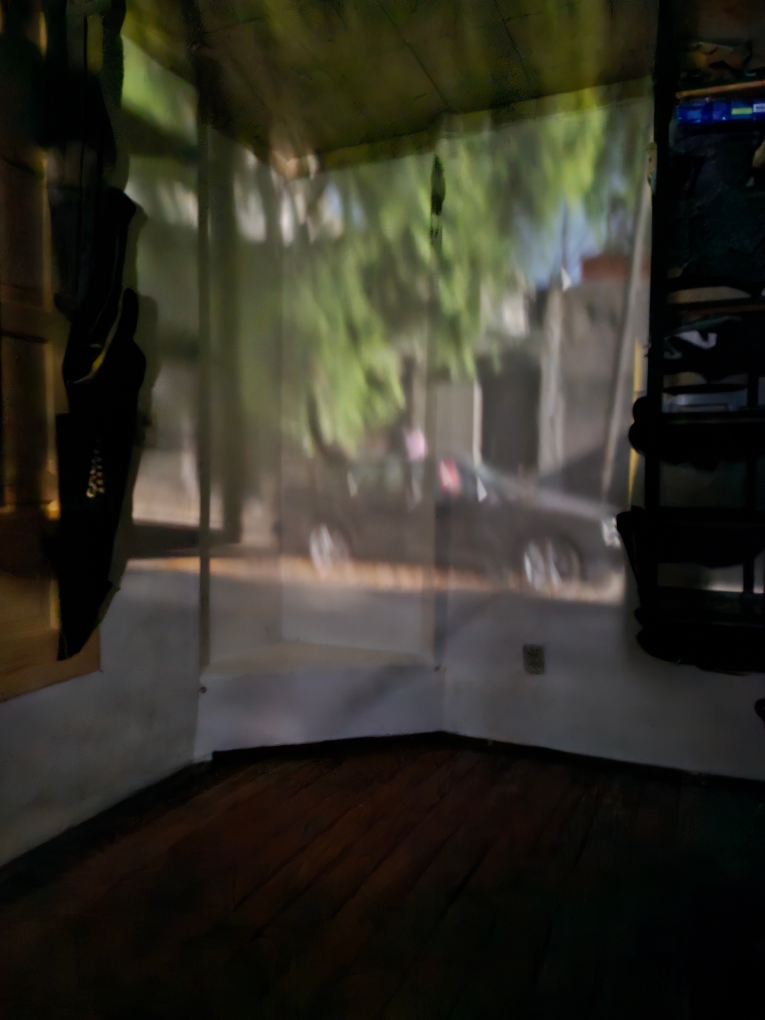
#> input picture 004/003 - LAB/foto de camara oculta editada.JPG, 3060 x 4080 px, found by its file name (shown at 1/4 size)
$ jupyter execute '2026_PDI_PATRICIO_VELASQUEZ_CHRISTIAN_007- recuperacion y preprocesamiento de imagenes propias.ipynb'
#> lines starting #> are read from the running program, lines starting #| are printed output that depends on the picture
# Cuaderno extra: Recuperación y preprocesamiento de imágenes propias

Este cuaderno está pensado para trabajar con una imagen tomada por vos, por ejemplo una captura hecha a partir de la cámara oscura construida con caja de zapatos y bolsa. La idea es recuperar información útil antes de segmentar: mejorar contraste, corregir brillo, recortar la zona importante y reducir ruido.

## Objetivos

- Cargar una imagen propia y describirla.
- Detectar qué problema visual conviene corregir primero.
- Aplicar una o dos operaciones de preprocesamiento con criterio.
- Comparar la imagen original con la versión mejorada.
- Guardar una imagen lista para usar en la actividad integradora.

## Antes de empezar

No todas las imágenes necesitan el mismo tratamiento. En algunas puede convenir mejorar el contraste. En otras, recortar la zona útil. En otras, reducir ruido o corregir una dominante de iluminación.

La pregunta importante no es "qué filtro aplico", sino "qué problema veo en la imagen y qué operación puede ayudarme a resolverlo".

[cell 1]
from pathlib import Path

import cv2
import matplotlib.pyplot as plt
import numpy as np


def cargar_rgb(ruta):
    imagen_bgr = cv2.imread(str(ruta))
#> imagen_bgr is the input picture: shape (4080, 3060, 3); mean B, G, R 37.9, 47.8, 50.1
    if imagen_bgr is None:
        raise FileNotFoundError(f"No se pudo abrir la imagen: {ruta}")
    return cv2.cvtColor(imagen_bgr, cv2.COLOR_BGR2RGB)


def mostrar_imagen(imagen, titulo="Imagen"):
    plt.figure(figsize=(6, 6))
    plt.imshow(imagen, cmap="gray" if imagen.ndim == 2 else None)
    plt.title(titulo)
    plt.axis("off")
    plt.show()


def mostrar_comparacion(original, procesada, titulo_original="Original", titulo_procesada="Procesada"):
    fig, axes = plt.subplots(1, 2, figsize=(12, 5))
    axes[0].imshow(original, cmap="gray" if original.ndim == 2 else None)
    axes[0].set_title(titulo_original)
    axes[0].axis("off")

    axes[1].imshow(procesada, cmap="gray" if procesada.ndim == 2 else None)
    axes[1].set_title(titulo_procesada)
    axes[1].axis("off")

    plt.tight_layout()
    plt.show()


def ajustar_brillo_contraste(imagen_rgb, alpha=1.2, beta=10):
    return cv2.convertScaleAbs(imagen_rgb, alpha=alpha, beta=beta)


def suavizar(imagen_rgb, kernel=5):
    return cv2.GaussianBlur(imagen_rgb, (kernel, kernel), 0)


def mejorar_contraste_clahe(imagen_rgb, clip_limit=2.0, tile=8):
    imagen_lab = cv2.cvtColor(imagen_rgb, cv2.COLOR_RGB2LAB)
    l, a, b = cv2.split(imagen_lab)
    clahe = cv2.createCLAHE(clipLimit=clip_limit, tileGridSize=(tile, tile))
    l_mejorado = clahe.apply(l)
    imagen_lab_mejorada = cv2.merge((l_mejorado, a, b))
    return cv2.cvtColor(imagen_lab_mejorada, cv2.COLOR_LAB2RGB)


def mostrar_histograma_gris(imagen_rgb):
    gris = cv2.cvtColor(imagen_rgb, cv2.COLOR_RGB2GRAY)
    hist, bins = np.histogram(gris.flatten(), bins=256, range=[0, 256])
    plt.figure(figsize=(10, 4))
    plt.plot(bins[:-1], hist, color="black")
    plt.title("Histograma en escala de grises")
    plt.xlabel("Intensidad")
    plt.ylabel("Cantidad de píxeles")
    plt.grid(alpha=0.3)
    plt.xlim(0, 255)
    plt.show()

## Parte 1. Cargá tu imagen

Guardá tu archivo en la misma carpeta del notebook o escribí la ruta completa. Si tu imagen viene de la experiencia con cámara oscura, conviene elegir una captura donde todavía se reconozca bien la escena, aunque tenga poco contraste o zonas oscuras.

[cell 2]
nombre_imagen = "mi_camara_oscura.jpg"
ruta = Path("foto de camara oculta editada.jpg")

imagen_original = cargar_rgb(ruta)

print(f"Archivo cargado: {ruta}")
print(f"Forma: {imagen_original.shape}")
#| Forma: (4080, 3060, 3)
print(f"Tipo de dato: {imagen_original.dtype}")
#| Tipo de dato: uint8

mostrar_imagen(imagen_original, "Imagen original")
mostrar_histograma_gris(imagen_original)
#> in mostrar_histograma_gris, `gris = cv2.cvtColor(imagen_rgb, cv2.COLOR_RGB2GRAY)`:
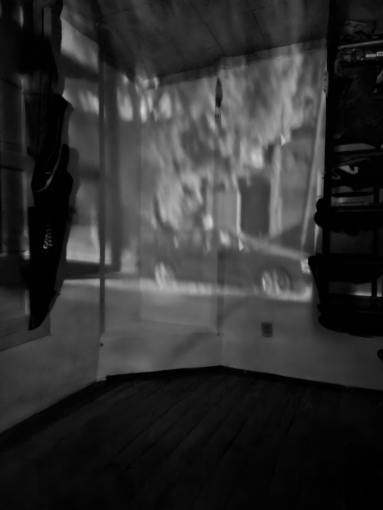
#> gris: shape (4080, 3060) (shown at 1/8 size); min 0, max 217, mean 47.4
#> in mostrar_histograma_gris, `hist, bins = np.histogram(gris.flatten(), bins=256, range=[0, 256])`: hist = 256 values, max 663326 at index 1, min 0 at index 218, mean 48768.8; bins = 257 values from 0 to 256

## Parte 2. Diagnóstico inicial

Escribí qué problema principal ves en la imagen. Algunas posibilidades:

- se ve demasiado oscura,
- tiene poco contraste,
- hay ruido,
- sobra mucho fondo y conviene recortar,
- la zona importante queda poco visible.

[cell 3]
problema_principal = "imagen con poco contraste y fondo innecesario.La zona importante queda poco visible"
hipotesis_mejora = "recortar la zona útil primero y luego mejorar contraste"

print("Problema principal:", problema_principal)
print("Operación que voy a probar primero:", hipotesis_mejora)

## Parte 3. Recorte opcional de la zona útil

Si la imagen tiene mucho fondo innecesario, podés recortar la región más importante antes de mejorarla. Si no necesitás recorte, dejá la imagen completa.

### Ver coordenadas al pasar el mouse
Ejecutá la celda siguiente para ver las coordenadas `x, y` mientras movés el mouse sobre la imagen. Esto te ayudará a elegir los valores de `x1`, `x2`, `y1` y `y2` para recortar el auto y el árbol con mayor precisión.

[cell 4]
# Ajustá estos valores hasta incluir el auto y el árbol.
h, w = imagen_original.shape[:2]
print(f"Tamaño original: alto={h}, ancho={w}")
#| Tamaño original: alto=4080, ancho=3060

y1, y2 = 500, 2600
x1, x2 = 900, 2500

imagen_recortada = imagen_original[y1:y2, x1:x2]

# Dibuja el rectángulo del recorte sobre una copia de la original para que veas la zona exacta
imagen_con_rect = imagen_original.copy()
cv2.rectangle(imagen_con_rect, (x1, y1), (x2, y2), (500, 0, 0), 3)

fig, axes = plt.subplots(1, 2, figsize=(14, 6))
axes[0].imshow(imagen_con_rect)
axes[0].set_title("Original con recorte")
axes[0].axis("off")

axes[1].imshow(imagen_recortada)
axes[1].set_title("Recorte")
axes[1].axis("off")

plt.tight_layout()
plt.show()

[cell 5]
mostrar_histograma_gris(imagen_recortada)
#> in mostrar_histograma_gris (call 2), `gris = cv2.cvtColor(imagen_rgb, cv2.COLOR_RGB2GRAY)`:
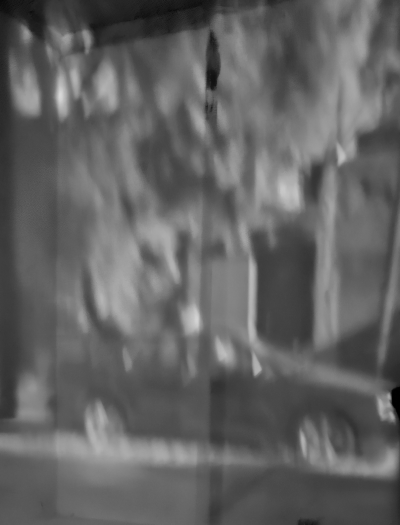
#> gris: shape (2100, 1600) (shown at 1/4 size); min 0, max 217, mean 98.7
#> in mostrar_histograma_gris (call 2), `hist, bins = np.histogram(gris.flatten(), bins=256, range=[0, 256])`: hist = 256 values, max 54919 at index 73, min 0 at index 218, mean 13125

## Parte 4. Probá mejoras de preprocesamiento

Acá tenés tres operaciones posibles. No hace falta usar todas. La idea es que pruebes, compares y decidas cuál te sirve más para preparar la imagen.

[cell 6]
brillo_contraste = ajustar_brillo_contraste(imagen_recortada, alpha=1.3, beta=8)
clahe = mejorar_contraste_clahe(imagen_recortada, clip_limit=2, tile=8)
#> in mejorar_contraste_clahe, `l, a, b = cv2.split(imagen_lab)`:
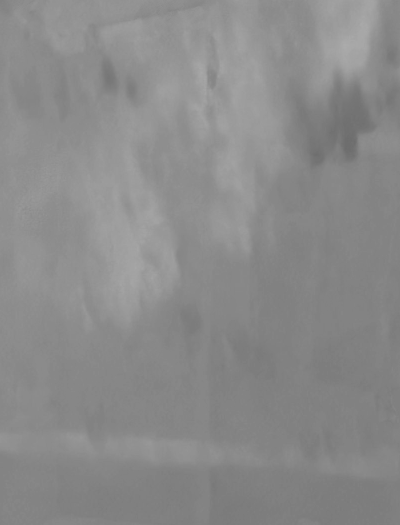
#> b: shape (2100, 1600) (shown at 1/4 size); min 107, max 171, mean 138.2
#> in mejorar_contraste_clahe, `l_mejorado = clahe.apply(l)`:
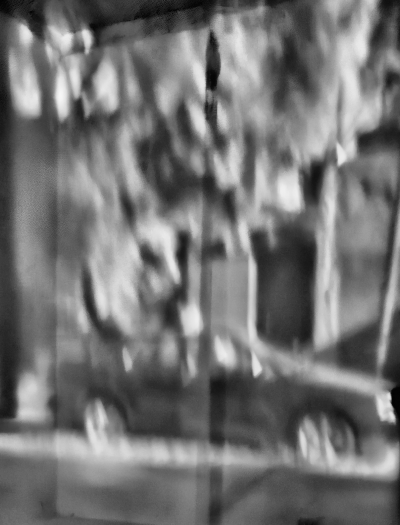
#> l_mejorado: shape (2100, 1600) (shown at 1/4 size); min 1, max 246, mean 114.6
suavizada = suavizar(imagen_recortada, kernel=5)
#> in suavizar, `return cv2.GaussianBlur(imagen_rgb, (kernel, kernel), 0)`:
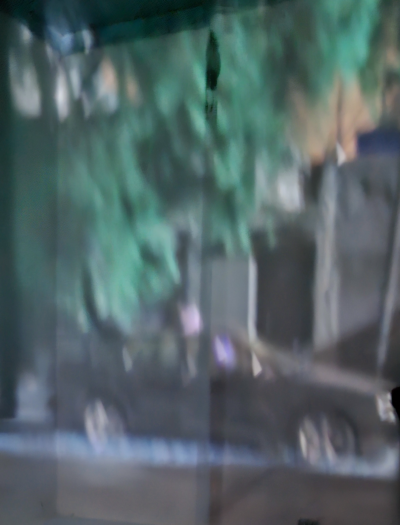
#> returned value: shape (2100, 1600, 3) (shown at 1/4 size); mean of channels 0, 1, 2 102.4, 99.9, 82.4; drawn as B, G, R

fig, axes = plt.subplots(2, 2, figsize=(12, 10))
axes[0,0].imshow(imagen_recortada)
axes[0, 0].set_title("Base para trabajar")
axes[0, 0].axis("off")

axes[0, 1].imshow(brillo_contraste)
axes[0, 1].set_title("Brillo y contraste")
axes[0, 1].axis("off")

axes[1, 0].imshow(clahe)
axes[1, 0].set_title("Mejora local de contraste")
axes[1, 0].axis("off")

axes[1, 1].imshow(suavizada)
axes[1, 1].set_title("Suavizado")
axes[1, 1].axis("off")

plt.tight_layout()
plt.show()

## Parte 5. Elegí una versión final

Elegí cuál de las variantes te conviene conservar como imagen preprocesada. Si querés, también podés combinar operaciones en dos pasos, por ejemplo: primero mejorar contraste y después suavizar.

[cell 7]
# Elegí una opción o combiná operaciones.
imagen_preprocesada = clahe

# Ejemplo de combinación posible:
#imagen_preprocesada = suavizar(ajustar_brillo_contraste(imagen_recortada, alpha=0.8, beta=5), kernel=5)

mostrar_comparacion(imagen_recortada, imagen_preprocesada, "Antes del preprocesamiento", "Versión final elegida")
mostrar_histograma_gris(imagen_preprocesada)
#> in mostrar_histograma_gris (call 3), `hist, bins = np.histogram(gris.flatten(), bins=256, range=[0, 256])`: hist = 256 values, max 31648 at index 78, min 0 at index 0, mean 13125
#> in mostrar_histograma_gris (call 3), `plt.show()`:
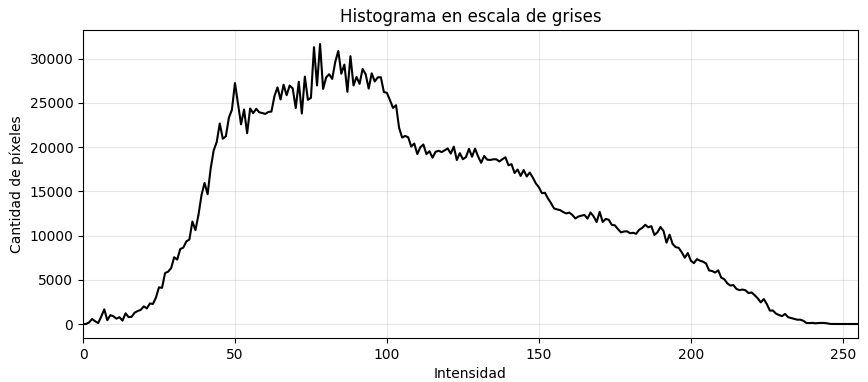
#> figure drawn by matplotlib, 1 panel; curve peaks at x = 78, y = 31648

## Parte 6. Guardá el resultado para la actividad integradora

El objetivo es que el próximo cuaderno pueda tomar esta imagen como punto de partida.

[cell 8]
salida = Path("imagen_preprocesada.png")
cv2.imwrite(str(salida), cv2.cvtColor(imagen_preprocesada, cv2.COLOR_RGB2BGR))
print(f"Imagen guardada en: {salida.resolve()}")

$ run again, with 004/003 - LAB/foto original.jpg copied over 004/003 - LAB/foto de camara oculta editada.JPG
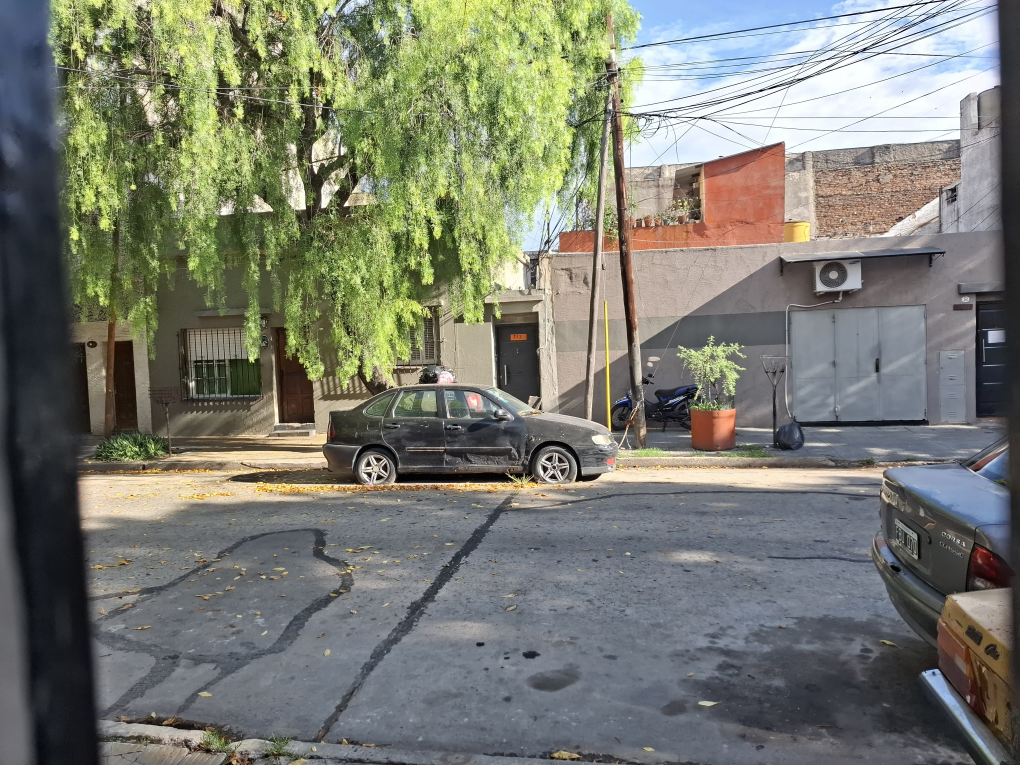
#> input picture 004/003 - LAB/foto original.jpg, 4080 x 3060 px, found by its file name (shown at 1/4 size)
#> in cargar_rgb, imagen_bgr is the input picture: shape (3060, 4080, 3); mean B, G, R 112.2, 123.6, 121.3
#| Forma: (3060, 4080, 3)
#| Tipo de dato: uint8
#> hist = 256 values, max 124512 at index 122, min 824 at index 255, mean 48768.8; bins = 257 values from 0 to 256
#| Tamaño original: alto=3060, ancho=4080
#> in mostrar_histograma_gris (call 2), `gris = cv2.cvtColor(imagen_rgb, cv2.COLOR_RGB2GRAY)`:
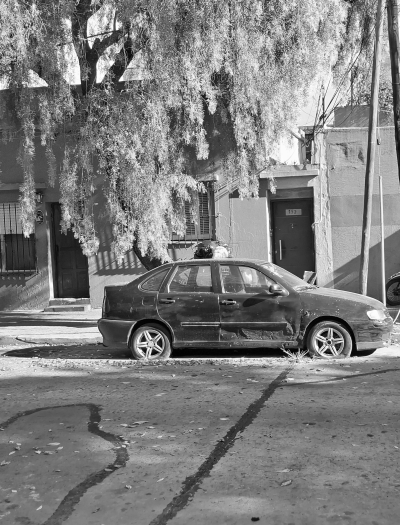
#> gris: shape (2100, 1600) (shown at 1/4 size); min 0, max 255, mean 125.5
#> hist = 256 values, max 34005 at index 124, min 487 at index 255, mean 13125
#> imagen_lab: shape (2100, 1600, 3); mean of channels 0, 1, 2 133.6, 123.7, 139.7
#> imagen_lab_mejorada: shape (2100, 1600, 3); mean of channels 0, 1, 2 129.1, 123.7, 139.7
#> in suavizar, `return cv2.GaussianBlur(imagen_rgb, (kernel, kernel), 0)`:
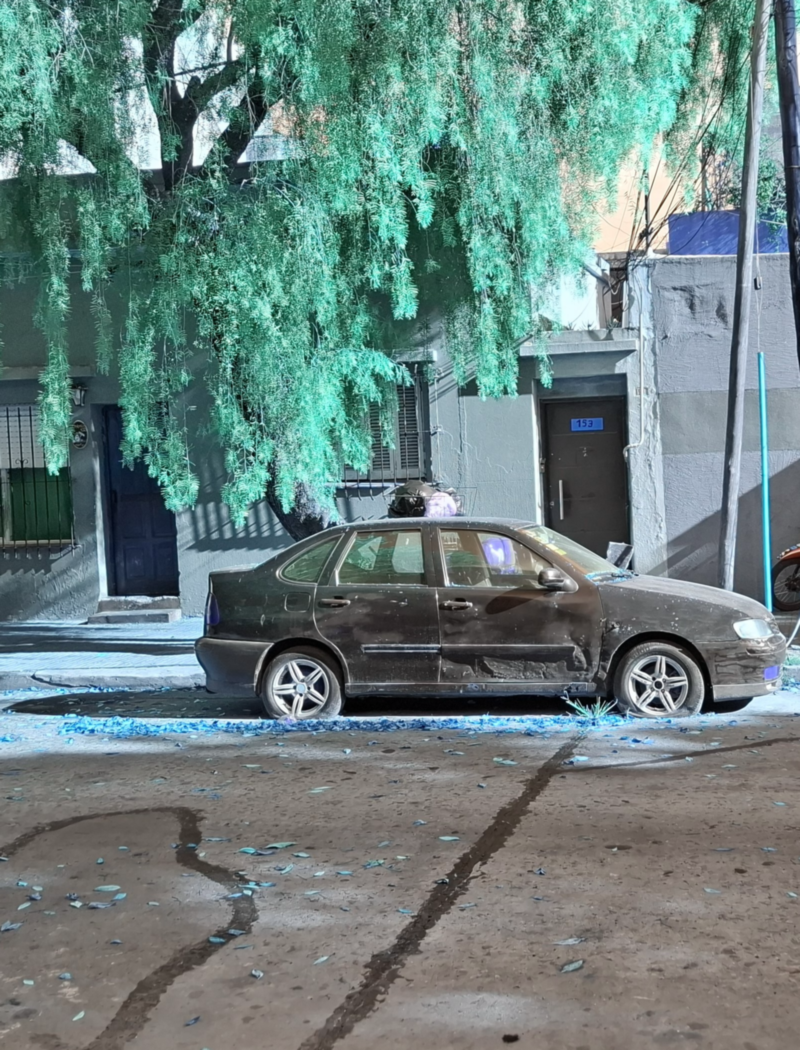
#> returned value: shape (2100, 1600, 3) (shown at 1/2 size); mean of channels 0, 1, 2 126.4, 128.7, 106.2; drawn as B, G, R
